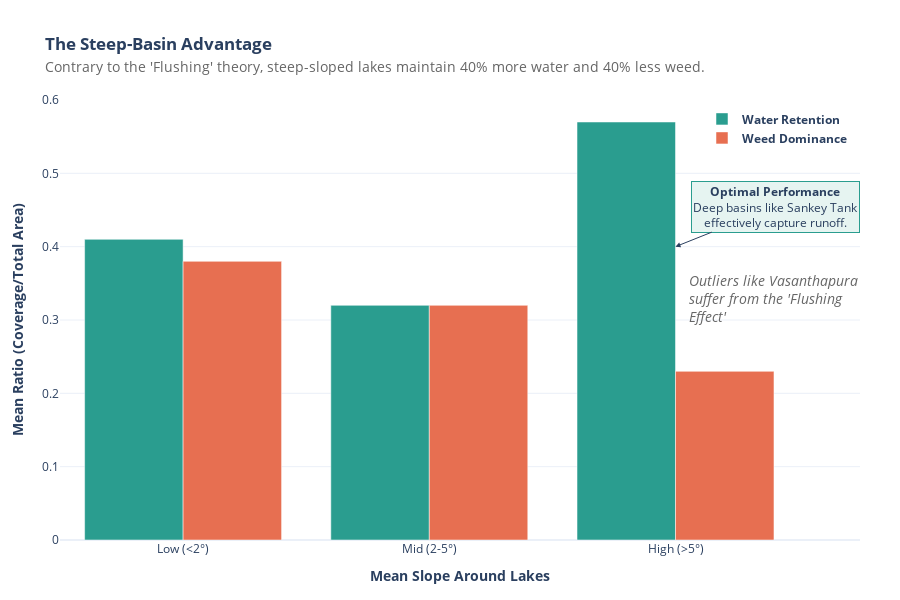

The code cell stored with this chart in its notebook:
### Code cell
import plotly.graph_objects as go

# 1. Data Prep based on the new stats
categories = ['Low (<2°)', 'Mid (2-5°)', 'High (>5°)']
water_ratios = [0.41, 0.32, 0.57]  # High slope wins!
weed_ratios = [0.38, 0.32, 0.23]   # High slope is cleanest!

# 2. Create Figure
fig = go.Figure()

# Water Retention (Positive Metric)
fig.add_trace(go.Bar(
    x=categories,
    y=water_ratios,
    name='<b>Water Retention</b>',
    marker_color='#2A9D8F',
    hovertemplate='Category: %{x}<br>Avg Water: %{y:.2f}<extra></extra>'
))

# Weed Dominance (Negative Metric)
fig.add_trace(go.Bar(
    x=categories,
    y=weed_ratios,
    name='<b>Weed Dominance</b>',
    marker_color='#E76F51',
    hovertemplate='Category: %{x}<br>Avg Weed: %{y:.2f}<extra></extra>'
))

# 3. Professional Styling
fig.update_layout(
    title="<b>The Steep-Basin Advantage</b><br><span style='font-size:14px; color:#666;'>Contrary to the 'Flushing' theory, steep-sloped lakes maintain 40% more water and 40% less weed.</span>",
    template="plotly_white",
    barmode='group',
    height=600,
    xaxis_title="<b>Mean Slope Around Lakes</b>",
    yaxis_title="<b>Mean Ratio (Coverage/Total Area)</b>",
    legend=dict(
        yanchor="top", y=0.99, xanchor="right", x=0.99,
        bgcolor="rgba(0,0,0,0)"
    ),
    margin=dict(l=60, r=40, t=100, b=60),
)

# 4. Critical Annotations: The Counter-Narrative
# Highlight the Winner
fig.add_annotation(
    x='High (>5°)', y=0.4,
    text="<b>Optimal Performance</b><br>Deep basins like Sankey Tank<br>effectively capture runoff.",
    showarrow=True, arrowhead=2, ax=100, ay=-40,
    bgcolor="#e6f4f1", bordercolor="#2A9D8F"
)

# Note the Outliers (The "Flushing Effect" cases)
fig.add_annotation(
    xref="paper", 
    yref="paper",
    x=1,           # Moves it further to the right edge
    y=0.55,           # Moves it closer to the bottom edge
    text="<i>Outliers like Vasanthapura<br>suffer from the 'Flushing<br>Effect'</i>",
    showarrow=False,  # <--- This removes the line/arrow
    font=dict(
        size=14,      # <--- Increased text size (from 10 to 14)
        color="#666"
    ),
    align="left"     # Aligns text to the right for a cleaner look
)

fig.show()

### Figure 1 — Plotly figure (JSON) as saved in the notebook; plotly's stock layout.template omitted (floating-point values rounded to 4 significant figures)
{"data": [{"hovertemplate": "Category: %{x}<br>Avg Water: %{y:.2f}<extra></extra>", "marker": {"color": "#2A9D8F"}, "name": "<b>Water Retention</b>", "type": "bar", "x": ["Low (<2°)", "Mid (2-5°)", "High (>5°)"], "y": [0.41, 0.32, 0.57]}, {"hovertemplate": "Category: %{x}<br>Avg Weed: %{y:.2f}<extra></extra>", "marker": {"color": "#E76F51"}, "name": "<b>Weed Dominance</b>", "type": "bar", "x": ["Low (<2°)", "Mid (2-5°)", "High (>5°)"], "y": [0.38, 0.32, 0.23]}], "layout": {"annotations": [{"arrowhead": 2, "ax": 100, "ay": -40, "bgcolor": "#e6f4f1", "bordercolor": "#2A9D8F", "showarrow": true, "text": "<b>Optimal Performance</b><br>Deep basins like Sankey Tank<br>effectively capture runoff.", "x": "High (>5°)", "y": 0.4}, {"align": "left", "font": {"color": "#666", "size": 14}, "showarrow": false, "text": "<i>Outliers like Vasanthapura<br>suffer from the 'Flushing<br>Effect'</i>", "x": 1, "xref": "paper", "y": 0.55, "yref": "paper"}], "barmode": "group", "height": 600, "legend": {"bgcolor": "rgba(0,0,0,0)", "x": 0.99, "xanchor": "right", "y": 0.99, "yanchor": "top"}, "margin": {"b": 60, "l": 60, "r": 40, "t": 100}, "title": {"text": "<b>The Steep-Basin Advantage</b><br><span style='font-size:14px; color:#666;'>Contrary to the 'Flushing' theory, steep-sloped lakes maintain 40% more water and 40% less weed.</span>"}, "xaxis": {"title": {"text": "<b>Mean Slope Around Lakes</b>"}}, "yaxis": {"title": {"text": "<b>Mean Ratio (Coverage/Total Area)</b>"}}}}
